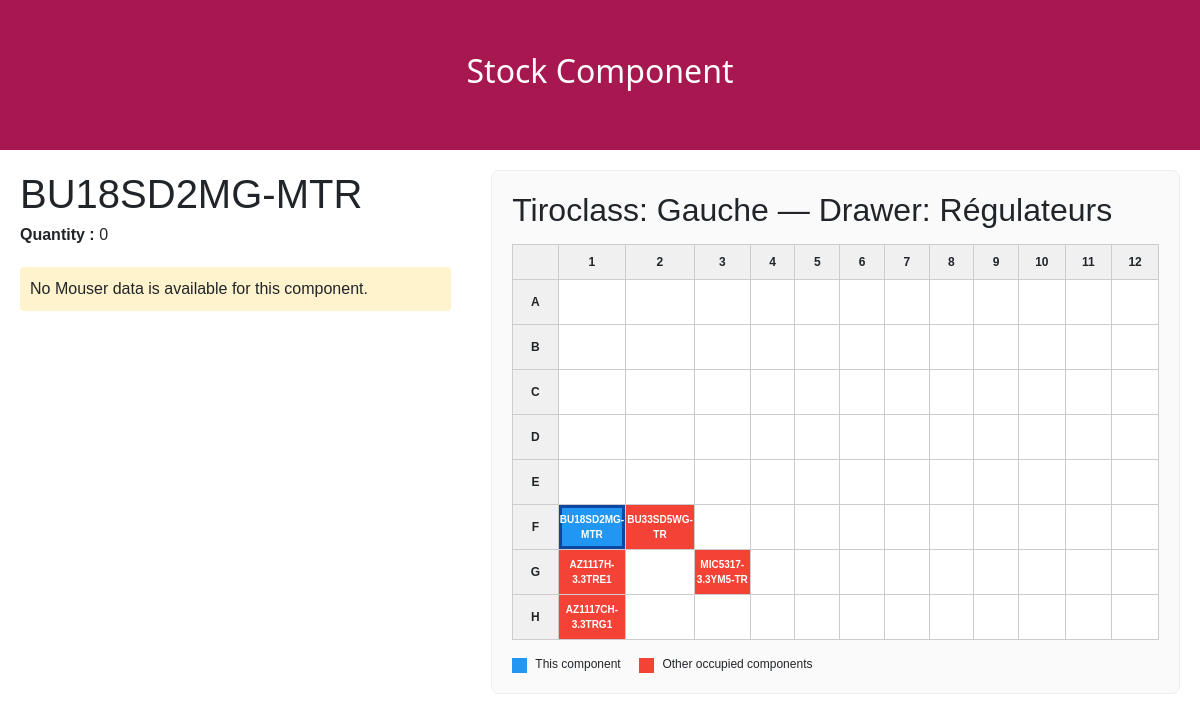
The page /component/6/ on the database its author committed.
### rfid_reader_app/models.py (models this page shows, shortened)
class Component(models.Model):
    SMD_THT_CHOICES = [
        ('SMD', 'SMD'),
        ('THT', 'THT'),
        ('other', 'Other'),
    ]
    mpn         = models.CharField(max_length=100)
    spn         = models.CharField(max_length=100, blank=True)
    quantity    = models.IntegerField(default=0)
    smd_or_tht     = models.CharField(max_length=10,choices=SMD_THT_CHOICES,default='SMD')
    package     = models.ForeignKey(Package, on_delete=models.SET_NULL,null=True, blank=True,related_name='components')
    category    = models.ForeignKey(Category, on_delete=models.SET_NULL,null=True, blank=True,related_name='components')
    subcategory = models.ForeignKey(Subcategory, on_delete=models.SET_NULL,null=True, blank=True,related_name='components')
    datasheet_url = models.CharField(max_length=1000,blank=True)
    unit_price_ht = models.FloatField(default=0.0)
    def __str__(self):
        return self.mpn

class Position(models.Model):
    ROW_CHOICES = [(r, r) for r in ['A','B','C','D','E','F','G','H']]
    COL_CHOICES = [(c, str(c)) for c in range(1, 13)]
    component = models.ForeignKey(Component, on_delete=models.CASCADE,related_name='positions')
    drawer    = models.ForeignKey(Drawer, on_delete=models.CASCADE,related_name='positions')
    row       = models.CharField(max_length=1, choices=ROW_CHOICES)
    column    = models.IntegerField(choices=COL_CHOICES)
    class Meta:
        unique_together = ['drawer', 'row', 'column']

class Drawer(models.Model):
    tiroclass = models.ForeignKey(Tiroclass, on_delete=models.CASCADE,
                                   related_name='drawers')
    number    = models.IntegerField(default=1)
    drawer_name = models.CharField(max_length=100, default='')
    class Meta:
        unique_together = ['tiroclass', 'number']

class Tiroclass(models.Model):
    tiroclass_name = models.CharField(max_length=100, default='')
    drawer_count   = models.IntegerField(default=0)

### rfid_reader_app/views.py (the view)
# urls.py: path('component/<int:component_id>/', component_detail, name='component_detail'),
def component_detail(request, component_id):
    component = get_object_or_404(
        Component.objects.select_related(
            'category', 'subcategory', 'package'
        ).prefetch_related('criterias__criteria'),
        id=component_id
    )
    mouser_data = None
    if component.spn:
        mouser_data = get_component_info(component.spn)
        if mouser_data:
            component.unit_price_ht = mouser_data.get("unit_price_ht") or 0.0
            component.datasheet_url = mouser_data.get("datasheet") or ""
            component.save()
    position_du_composant = Position.objects.filter(component=component).select_related('drawer__tiroclass').first()
    grid = {}
    rows = ['A','B','C','D','E','F','G','H']
    cols = [str(i) for i in range(1, 13)]
    if position_du_composant:
        drawer = position_du_composant.drawer
        all_positions_in_drawer = Position.objects.filter(drawer=drawer).select_related('component')
        for pos in all_positions_in_drawer:
            grid[(pos.row, pos.column)] = pos.component
        print("GRID CONTENT GENERATED:", grid)
    return render(request, 'component_detail.html', {
        'component': component,
        'mouser_data': mouser_data,
        'position_du_composant' : position_du_composant,
        'rows': rows,
        'cols': cols,
        'grid': grid,  # Si grid est vide, le HTML affichera proprement le message d'absence d'emplacement
    })

### rfid_reader_app/templatetags/grid_filters.py (called while the page is built)
@register.filter
def get_cell(grid, args):
    print(f"get_cell called with args='{args}'")  # ← ajoute ça
    try:
        row, col = args.split(',')
        print(f"Looking for key: ('{row}', {col})")  # ← et ça
        result = grid.get((row, int(col)))
        print(f"Result: {result}")  # ← et ça
        return result
    except (ValueError, AttributeError) as e:
        print(f"Error: {e}")
        return None

### rfid_reader_app/templates/component_detail.html (shortened to what this page needs)
{% load grid_filters %}
<!DOCTYPE html>
<html>
<head>
    <link href="https://cdn.jsdelivr.net/npm/bootstrap@5.3.0/dist/css/bootstrap.min.css" rel="stylesheet">
</head>
<body>
    <div class="rectangle-haut">
        <h2>Stock Component</h2>
    </div>
</body>
<head>
</head>
<body>
    <div class="main-container">
        <div class="left-column">
            <div style="display: flex; gap: 20px; align-items: center; margin-bottom: 20px;">
				<div>
					<h1 style="margin: 0;">{{ component.mpn }}</h1>
					<p style="margin: 5px 0 0 0;"><strong>Quantity :</strong> {{ component.quantity }}</p>
				</div>
			</div>
            {% if mouser_data %}
                <h2>Mouser Informations</h2>
                <table class="info-table">
                    <tr>
                        <th>Field</th>
                        <th>Value</th>
                    </tr>
                    <tr>
                        <td>MPN</td>
                        <td>{{ mouser_data.mpn }}</td>
                    </tr>
                    <tr>
                        <td>Manufacturer</td>
                        <td>{{ mouser_data.manufacturer }}</td>
                    </tr>
                    <tr>
                        <td>Description</td>
                        <td>{{ mouser_data.description }}</td>
                    </tr>
                    <tr>
                        <td>Unit Price HT</td>
                        <td>{{ mouser_data.unit_price_ht }} €</td>
                    </tr>
                    <tr>
                        <td>Mouser Reference</td>
                        <td>{{ mouser_data.supplier_pn }}</td>
                    </tr>
                    <tr>
						<td>Features</td>
						<td>
							<ul style="list-style-type: none; padding-left: 0; margin: 0; font-size: 12px;">
								{% for comp_criteria in component.criterias.all %}
									<li>
										<strong>{{ comp_criteria.criteria.criteria }} :</strong>
										{{ comp_criteria.value }}
										{% if comp_criteria.criteria.unit %}
											{{ comp_criteria.criteria.unit }}
										{% endif %}
									</li>
								{% empty %}
									<li style="color: #888; font-style: italic;">No criteria</li>
								{% endfor %}
							</ul>
						</td>
					</tr>
                    <tr>
                        <td>Datasheet</td>
                        <td>
                            {% if component.datasheet_url %}
                                <a href="{{ component.datasheet_url }}" target="_blank" style="color: #007bff; text-decoration: underline;">View the datasheet</a>
                            {% elif mouser_data.datasheet %}
                                <a href="{{ mouser_data.datasheet }}" target="_blank" style="color: #007bff; text-decoration: underline;">View the datasheet (Mouser)</a>
                            {% else %}
                                Not available
                            {% endif %}
                        </td>
                    </tr>
                </table>
            {% else %}
                <p style="background: #fff3cd; padding: 10px; border-radius: 4px;">No Mouser data is available for this component.</p>
            {% endif %}
        </div>
        <div class="right-column">
            {% if grid %}
                <h2>Tiroclass: {{ position_du_composant.drawer.tiroclass.tiroclass_name }} — Drawer: {{ position_du_composant.drawer.drawer_name }}</h2>
                <table class="grid-table">
                    <tr>
                        <th></th> {% for col in cols %}
                            <th>{{ col }}</th>
                        {% endfor %}
                    </tr>
                    {% for row in rows %}
                    <tr>
                        <th>{{ row }}</th>
                        {% for col in cols %}
                            {% with coord=row|stringformat:"s"|add:","|add:col|stringformat:"s" %}
                            {% with cell=grid|get_cell:coord %}
                                {% if cell %}
                                    <td class="occupied {% if cell.id == component.id %}current-component{% endif %}">
                                        {{ cell.mpn }}
                                    </td>
                                {% else %}
                                    <td class="empty"></td>
                                {% endif %}
                            {% endwith %}
                            {% endwith %}
                        {% endfor %}
                    </tr>
                    {% endfor %}
                </table>
                <div style="margin-top: 15px; font-size: 12px;">
                    <span style="display:inline-block; width:15px; height:15px; background:#2196F3; vertical-align:middle; margin-right:5px;"></span> This component
                    <span style="display:inline-block; width:15px; height:15px; background:#F44336; vertical-align:middle; margin-left:15px; margin-right:5px;"></span> Other occupied components
            {% else %}
                <h2>Emplacement</h2>
                <p style="color: #888; font-style: italic;">This component is not currently assigned to any drawer.</p>
            {% endif %}
        </div>
    </div>
</body>
</html>

### rfid_reader_app/templates/component_detail.html (style rules this page uses)
body { margin: 0; padding: 0; }
.rectangle-haut { width: 100%; height: 150px; background-color: #a71850; color: white; display: flex; align-items: center; justify-content: center; }
.main-container { display: flex; gap: 40px; margin: 20px; font-family: Arial, sans-serif; }
.left-column { flex: 1; min-width: 400px; }
.right-column { flex: 1.5; background-color: #fafafa; padding: 20px; border-radius: 8px; border: 1px solid #eee; }
.grid-table { border-collapse: collapse; margin-top: 15px; background: white; }
.grid-table th { background: #f0f0f0; width: 60px; height: 35px; text-align: center; border: 1px solid #ccc; font-size: 12px; }
.grid-table td { width: 60px; height: 45px; text-align: center; border: 1px solid #ccc; font-size: 10px; font-weight: bold; }
.occupied { background: #F44336; color: white; }
.current-component { background: #2196F3 !important; color: white !important; box-shadow: inset 0 0 0 3px #0d47a1; }
.empty { background: white; }

### rows shown on the page
Component: mpn "BU18SD2MG-MTR", quantity "0", mpn "BU18SD2MG-MTR"
Position: drawer.tiroclass.tiroclass_name "Gauche", drawer.drawer_name "Régulateurs"
Component: mpn "BU33SD5WG-TR"
Component: mpn "AZ1117H-3.3TRE1"
Component: mpn "MIC5317-3.3YM5-TR"
Component: mpn "AZ1117CH-3.3TRG1"

### other values the page prints
{{ col }} "1" "2" "3" "4" "5" "6" "7" "8" "9" "10" "11" "12"
{{ row }} "A" "B" "C" "D" "E" "F" "G" "H"
